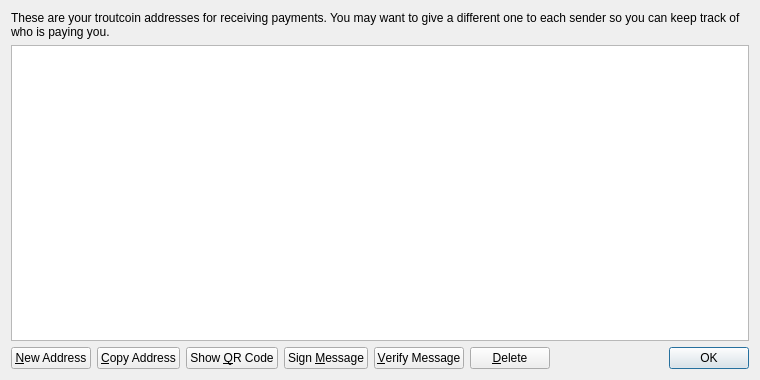
<?xml version="1.0" encoding="UTF-8"?>
<ui version="4.0">
 <class>AddressBookPage</class>
 <widget class="QWidget" name="AddressBookPage">
  <property name="geometry">
   <rect>
    <x>0</x>
    <y>0</y>
    <width>760</width>
    <height>380</height>
   </rect>
  </property>
  <property name="windowTitle">
   <string>Address Book</string>
  </property>
  <layout class="QVBoxLayout" name="verticalLayout">
   <item>
    <widget class="QLabel" name="labelExplanation">
     <property name="text">
      <string>These are your troutcoin addresses for receiving payments. You may want to give a different one to each sender so you can keep track of who is paying you.</string>
     </property>
     <property name="textFormat">
      <enum>Qt::PlainText</enum>
     </property>
     <property name="wordWrap">
      <bool>true</bool>
     </property>
    </widget>
   </item>
   <item>
    <widget class="QTableView" name="tableView">
     <property name="contextMenuPolicy">
      <enum>Qt::CustomContextMenu</enum>
     </property>
     <property name="toolTip">
      <string>Double-click to edit address or label</string>
     </property>
     <property name="tabKeyNavigation">
      <bool>false</bool>
     </property>
     <property name="alternatingRowColors">
      <bool>true</bool>
     </property>
     <property name="selectionMode">
      <enum>QAbstractItemView::SingleSelection</enum>
     </property>
     <property name="selectionBehavior">
      <enum>QAbstractItemView::SelectRows</enum>
     </property>
     <property name="sortingEnabled">
      <bool>true</bool>
     </property>
     <attribute name="verticalHeaderVisible">
      <bool>false</bool>
     </attribute>
    </widget>
   </item>
   <item>
    <layout class="QHBoxLayout" name="horizontalLayout">
     <item>
      <widget class="QPushButton" name="newAddressButton">
       <property name="toolTip">
        <string>Create a new address</string>
       </property>
       <property name="text">
        <string>&amp;New Address</string>
       </property>
       <property name="icon">
        <iconset resource="../bitcoin.qrc">
         <normaloff>:/icons/add</normaloff>:/icons/add</iconset>
       </property>
      </widget>
     </item>
     <item>
      <widget class="QPushButton" name="copyToClipboard">
       <property name="toolTip">
        <string>Copy the currently selected address to the system clipboard</string>
       </property>
       <property name="text">
        <string>&amp;Copy Address</string>
       </property>
       <property name="icon">
        <iconset resource="../bitcoin.qrc">
         <normaloff>:/icons/editcopy</normaloff>:/icons/editcopy</iconset>
       </property>
      </widget>
     </item>
     <item>
      <widget class="QPushButton" name="showQRCode">
       <property name="text">
        <string>Show &amp;QR Code</string>
       </property>
       <property name="icon">
        <iconset resource="../bitcoin.qrc">
         <normaloff>:/icons/qrcode</normaloff>:/icons/qrcode</iconset>
       </property>
      </widget>
     </item>
     <item>
      <widget class="QPushButton" name="signMessage">
       <property name="toolTip">
        <string>Sign a message to prove you own a troutcoin address</string>
       </property>
       <property name="text">
        <string>Sign &amp;Message</string>
       </property>
       <property name="icon">
        <iconset resource="../bitcoin.qrc">
         <normaloff>:/icons/edit</normaloff>:/icons/edit</iconset>
       </property>
      </widget>
     </item>
     <item>
      <widget class="QPushButton" name="verifyMessage">
       <property name="toolTip">
        <string>Verify a message to ensure it was signed with a specified troutcoin address</string>
       </property>
       <property name="text">
        <string>&amp;Verify Message</string>
       </property>
       <property name="icon">
        <iconset resource="../bitcoin.qrc">
         <normaloff>:/icons/transaction_0</normaloff>:/icons/transaction_0</iconset>
       </property>
      </widget>
     </item>
     <item>
      <widget class="QPushButton" name="deleteButton">
       <property name="toolTip">
        <string>Delete the currently selected address from the list</string>
       </property>
       <property name="text">
        <string>&amp;Delete</string>
       </property>
       <property name="icon">
        <iconset resource="../bitcoin.qrc">
         <normaloff>:/icons/remove</normaloff>:/icons/remove</iconset>
       </property>
      </widget>
     </item>
     <item>
      <spacer name="horizontalSpacer">
       <property name="orientation">
        <enum>Qt::Horizontal</enum>
       </property>
       <property name="sizeHint" stdset="0">
        <size>
         <width>40</width>
         <height>20</height>
        </size>
       </property>
      </spacer>
     </item>
     <item>
      <widget class="QDialogButtonBox" name="buttonBox">
       <property name="sizePolicy">
        <sizepolicy hsizetype="Maximum" vsizetype="Fixed">
         <horstretch>0</horstretch>
         <verstretch>0</verstretch>
        </sizepolicy>
       </property>
       <property name="standardButtons">
        <set>QDialogButtonBox::Ok</set>
       </property>
      </widget>
     </item>
    </layout>
   </item>
  </layout>
 </widget>
 <resources>
  <include location="../bitcoin.qrc"/>
 </resources>
 <connections/>
</ui>
